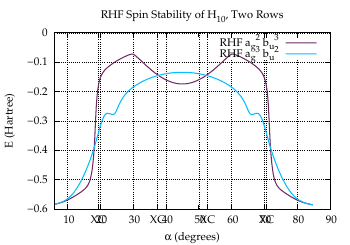

Here is the gnuplot script that generated this plot:
set term postscript enhanced eps color "Palatino" 16
set size 0.7, 0.7
set encoding iso

# Set line styles
set style line  1 lt 1 lw 3 lc rgb "#0070FF" pt 6    # blue
set style line  2 lt 1 lw 3 lc rgb "#E52B50" pt 6    # red
set style line  3 lt 1 lw 3 lc rgb "#009A63" pt 6    # green
set style line  4 lt 1 lw 3 lc rgb "#702963" pt 6    # purple
set style line  5 lt 1 lw 3 lc rgb "#F28500" pt 6    # orange
set style line  6 lt 1 lw 3 lc rgb "#00BFFF" pt 6    # deep sky blue
set style line  7 lt 1 lw 3 lc rgb "#FF91A4" pt 6    # pink
set style line  8 lt 1 lw 3 lc rgb "#50C878" pt 6    # light green
set style line  9 lt 1 lw 3 lc rgb "#C9A0DC" pt 6    # lavender
set style line 10 lt 1 lw 3 lc rgb "#000000" pt 6    # black
set style line 11 lt 2 lw 3 lc rgb "#0070FF" pt 6    # blue
set style line 12 lt 2 lw 3 lc rgb "#E52B50" pt 6    # red
set style line 13 lt 2 lw 3 lc rgb "#009A63" pt 6    # green
set style line 14 lt 2 lw 3 lc rgb "#702963" pt 6    # purple
set style line 15 lt 2 lw 3 lc rgb "#F28500" pt 6    # orange
set style line 16 lt 2 lw 3 lc rgb "#00BFFF" pt 6    # deep sky blue
set style line 17 lt 2 lw 3 lc rgb "#FF91A4" pt 6    # pink
set style line 18 lt 2 lw 3 lc rgb "#50C878" pt 6    # light green
set style line 19 lt 2 lw 3 lc rgb "#C9A0DC" pt 6    # lavender
set style line 20 lt 2 lw 3 lc rgb "#000000" pt 6    # black
set style line 100 lt 1 lw 1 lc rgb "#FFFFFF"

set title "RHF Spin Stability of H_{10}, Two Rows"
set xlabel "{/Symbol a} (degrees)"
set ylabel "E (Hartree)"
set xtics 0, 10.0 
set xtics add ("XC" 19.34)
set xtics add ("XC" 37.44)
set xtics add ("XC" 52.66)
set xtics add ("XC" 70.66)
set grid xtics x2tics ytics

set output "RUHF.eps"
set xrange [*:*]
set yrange [*:*]
plot "ag2bu3/h10hess" u 1:5 w l ls 4 ti "RHF a_g^2 b_u^3",  \
     "ag3bu2/h10hess" u 1:5 w l ls 6 ti "RHF a_g^3 b_u^2"
